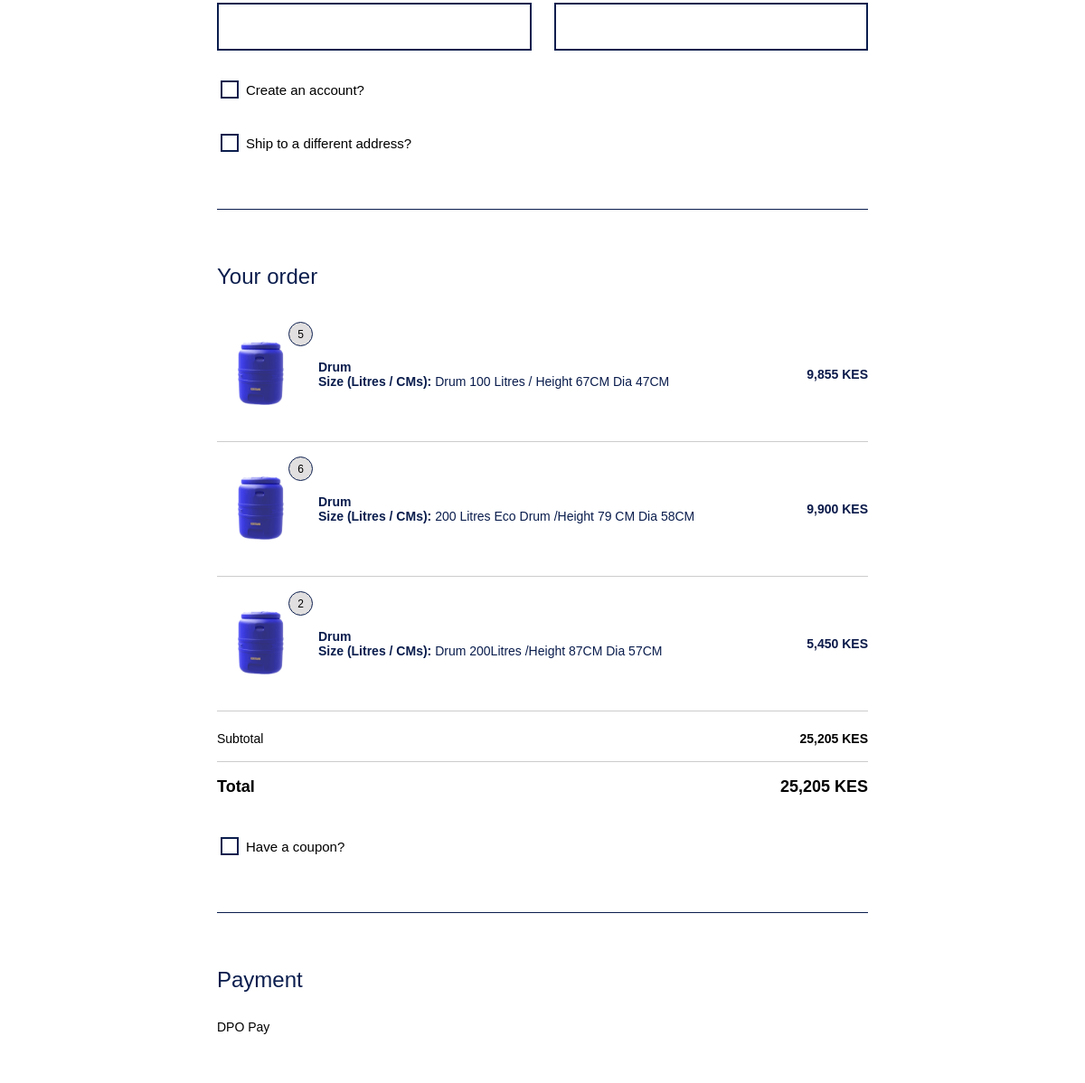
/checkout/ (signed in, middle part), run on an earlier commit of the app's database.
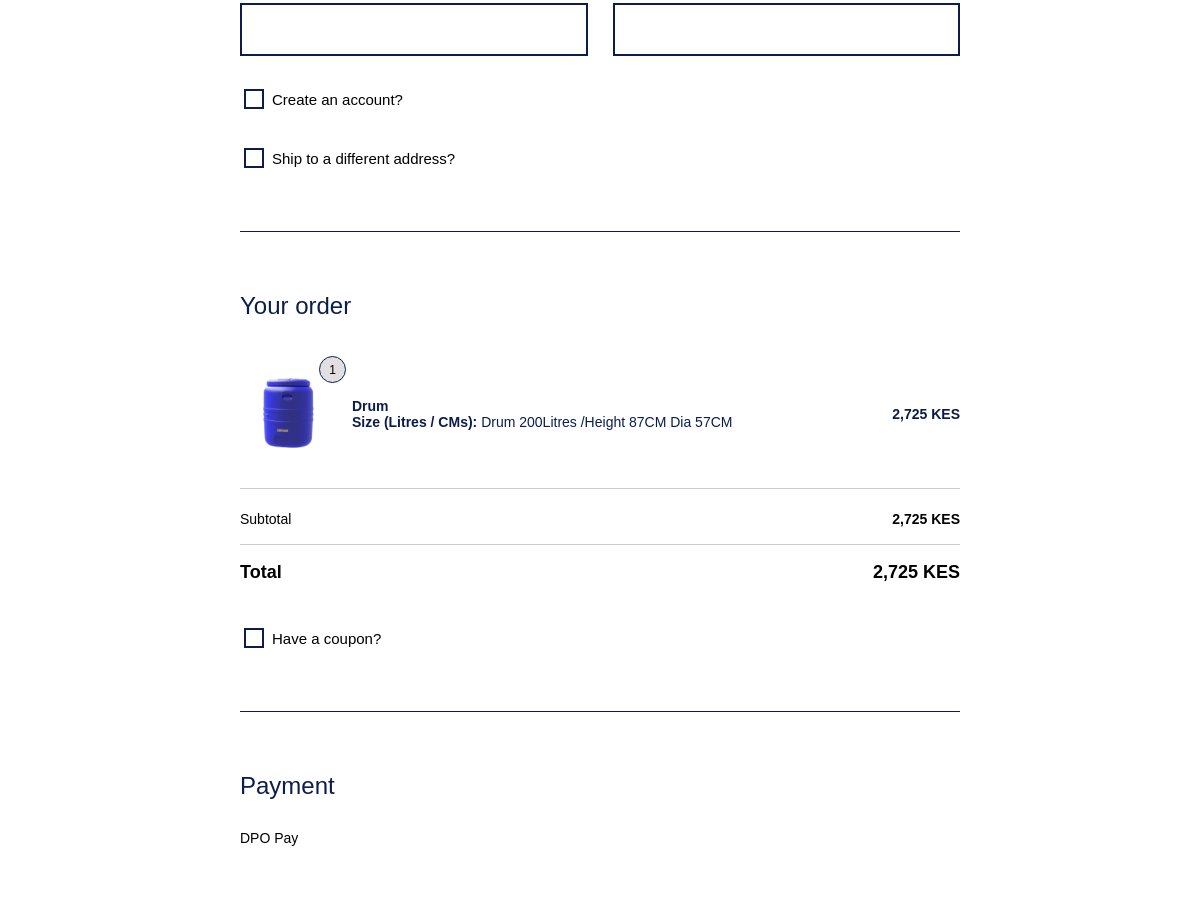
And on a later commit of the database.
### shop/models.py (models this page shows, shortened)
class CartItem(models.Model):
    user = models.ForeignKey(User, on_delete=models.CASCADE, null=True, blank=True)
    product = models.ForeignKey(Product, on_delete=models.CASCADE)
    option = models.ForeignKey(ProductOption, on_delete=models.SET_NULL, null=True, blank=True)
    price = models.DecimalField(max_digits=10, decimal_places=2)
    quantity = models.PositiveIntegerField(default=1)
    class Meta:
        unique_together = ('user', 'product', 'option')

class Product(models.Model):
    CATEGORY_CHOICES = [
        ("water_tanks", "Water Tanks & Storage"),
        ("sanitation", "Sanitation"),
        ("agriculture", "Agriculture"),
        ("material_handling", "Material Handling"),
        ("water_supply", "Water Supply & Accessories"),
        ("special_products", "Special Products"),
    ]
    TYPE_CHOICES = [
        ("viable", "Viable"),
        ("simple", "Simple"),
    ]
    brochure = models.FileField(
        upload_to="brochures/",
        blank=True,
        null=True,
        help_text="Upload product brochure (PDF recommended)"
    )
    name = models.CharField(max_length=200)
    slug = models.SlugField(unique=True)
    category = models.CharField(max_length=50, choices=CATEGORY_CHOICES)
    price = models.DecimalField(max_digits=10, decimal_places=2)
    type = models.CharField(max_length=20, choices=TYPE_CHOICES)
    quantity = models.IntegerField(default=0)
    image = models.ImageField(upload_to="products/")
    short_description = models.CharField(
        max_length=300,
        blank=True,
        null=True,
        help_text="Brief summary shown on product cards or listings."
    )
    description = models.TextField(blank=True, null=True)
    stock_status = models.BooleanField(default=True)
    offers_delivery = models.BooleanField(
        default=False,
        help_text="Check this if this product requires delivery & shipping zone selection"
    )

class ProductOption(models.Model):
    product = models.ForeignKey(
        Product,
        on_delete=models.CASCADE,
        related_name="options"
    )
    name = models.CharField(max_length=200)  # e.g. "200 Litres"
    price = models.DecimalField(max_digits=10, decimal_places=2)
    stock = models.IntegerField(default=0)
    image = models.ImageField(
        upload_to="products/options/",
        blank=True,
        help_text="Optional image for this size/option"
    )

### shop/views.py (the view, shortened to what this page needs)
# urls.py: path('checkout/', views.checkout, name='checkout'),
def checkout(request):
    user = request.user if request.user.is_authenticated else None
    cart_items = CartItem.objects.filter(user=user)
    if not cart_items.exists():
        messages.warning(request, "Your cart is empty.")
        return redirect('cart')
    total = Decimal("0.00")
    for item in cart_items:
        item.line_total = item.price * item.quantity  # calculate line total
        total += item.line_total  # add to total
    return render(request, "checkout.html", {
        "cart_items": cart_items,
        "total": total,
    })

### shop/templates/checkout.html (shortened to what this page needs)
{% load humanize %}
{% load static %}
<!doctype html>
<html lang="en">
<head>
    <link rel="stylesheet" href="{% static 'assets/css/checkout.css' %}">
    <link rel="stylesheet" href="https://cdn.jsdelivr.net/npm/bootstrap-icons@1.13.1/font/bootstrap-icons.min.css">
</head>
<body>
    {% include 'navbar.html' %}
<main class="checkout-wrapper">
    <form method="post" class="checkout-form">
        <section class="billing">
            <div class="form-grid">
                <div class="form-group">
                    <input type="text" name="phone" required>
                </div>
                <div class="form-group">
                    <input type="email" name="email" required>
                </div>
            </div>
            <div class="extra-options">
            <label class="checkbox">
                <input type="checkbox" id="createAccountCheckbox" name="create_account">
                Create an account?
            </label>
                <br>
            <label class="checkbox">
                <input type="checkbox" id="shipDifferentCheckbox" name="ship_different">
                Ship to a different address?
            </label>
        </div>
        </section>
        <hr class="divider">
        <section class="order-summary">
    <h2>Your order</h2>
    {% for item in cart_items %}
    <div class="order-row">
        <div class="order-left">
            <div class="order-image-wrapper">
                <img src="{{ item.product.image.url }}" class="order-img">
                <span class="order-qty-badge">{{ item.quantity }}</span>
            </div>
            <div class="order-info">
                <strong>{{ item.product.name }}</strong>
                {% if item.option %}
                    <div class="meta">
                        <strong>Size (Litres / CMs):</strong> {{ item.option.name }}
                    </div>
                {% endif %}
            </div>
        </div>
        <div class="order-price">
            {{ item.line_total|floatformat:0|intcomma }} KES
        </div>
    </div>
        <hr style="border: 0; border-top: 1px solid #cccccc; margin: 10px 0;">
    {% endfor %}
    <div class="summary-row">
        <span>Subtotal</span>
        <strong>{{ total|floatformat:0|intcomma }} KES</strong>
    </div>
        <hr style="border: 0; border-top: 1px solid #cccccc; margin: 5px 0;">
    <div class="summary-total">
        <strong>Total</strong>
        <strong>{{ total|floatformat:0|intcomma }} KES</strong>
    </div>
</section>
        <div class="extra-options">
            <label class="checkbox">
                <input type="checkbox" name="create_account">
                Have a coupon?
            </label>
        </div>
        <hr class="divider">
        <section class="payment">
            <h2>Payment</h2>
            <p>DPO Pay</p>
        </section>
    </form>
</main>
</body>
</html>

What changed in the data, as far as the page shows it:
removed CartItem: product.image (picture), quantity "5", product.name "Drum", option.name "Drum 100 Litres / Height 67CM Dia 47CM", line_total "9,855"
removed CartItem: product.image (picture), quantity "6", product.name "Drum", option.name "200 Litres Eco Drum /Height 79 CM Dia 58CM", line_total "9,900"
removed CartItem: product.image (picture), quantity "2", product.name "Drum", option.name "Drum 200Litres /Height 87CM Dia 57CM", line_total "5,450"
added CartItem: product.image (picture), quantity "1", product.name "Drum", option.name "Drum 200Litres /Height 87CM Dia 57CM", line_total "2,725"
Also different on the page:
{{ total|floatformat:0|intcomma }}: "25,205" → "2,725"
